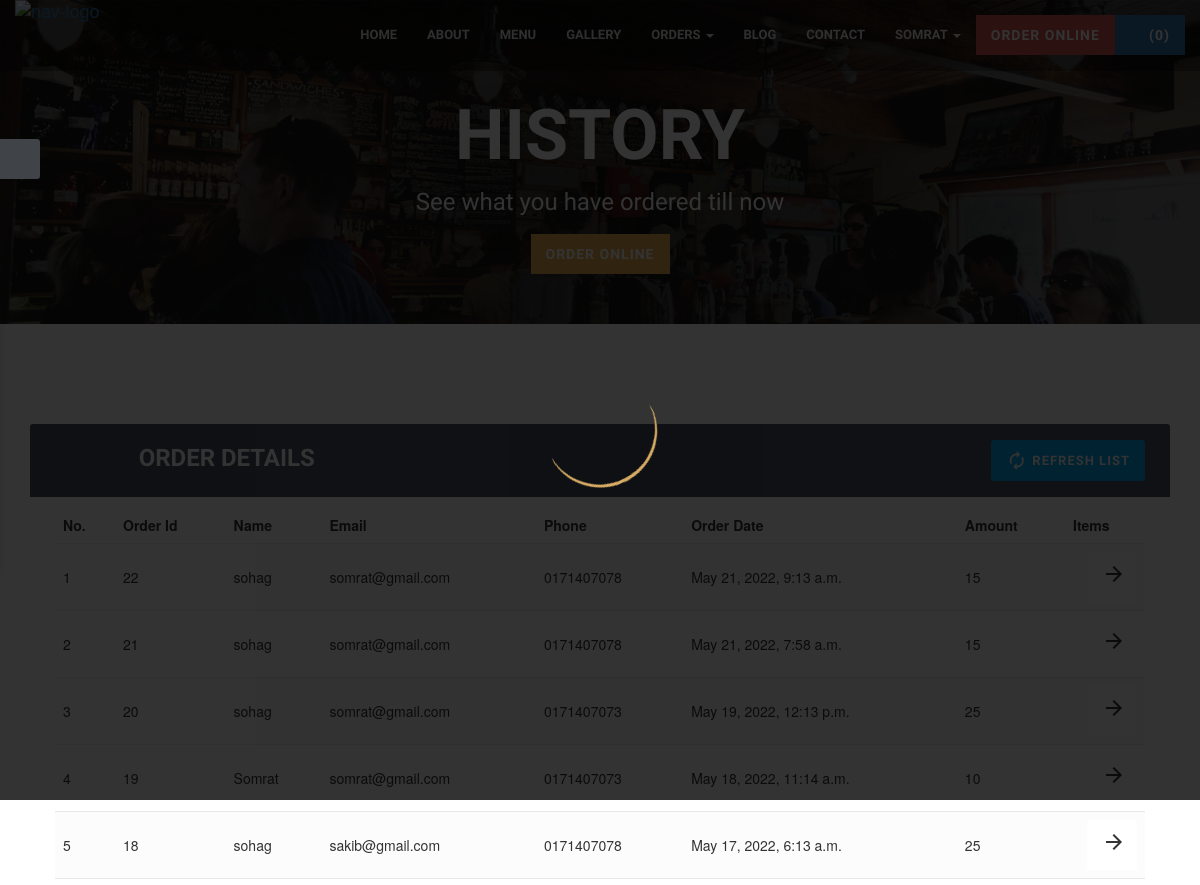
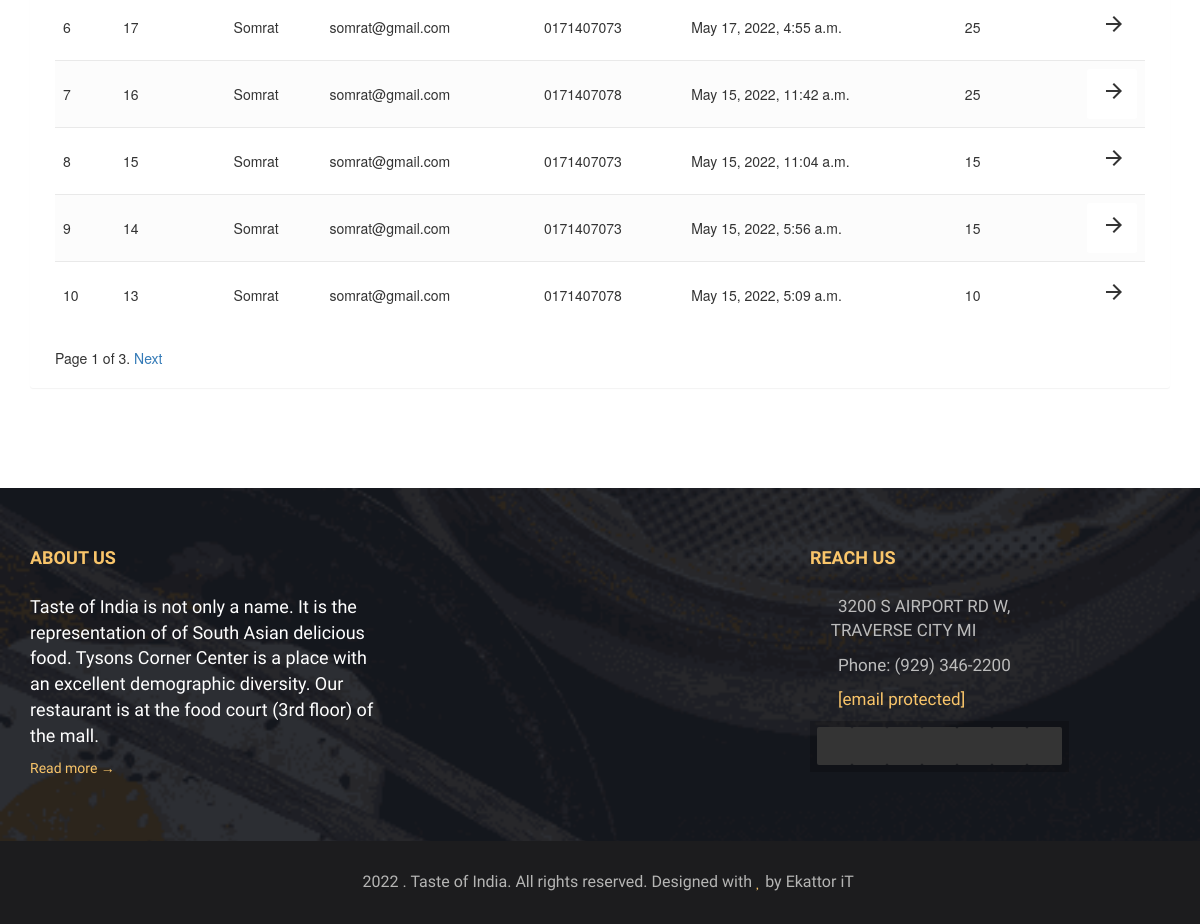
Page /orderView (signed in) on the committed database (2 pictures, top to bottom).
### dashboard/models.py (models this page shows)
class Orders(models.Model):
    order_id = models.AutoField(primary_key=True)
    items_json = models.CharField(max_length=5000)
    userId = models.IntegerField(default=0)
    amount = models.IntegerField(default=0)
    name = models.CharField(max_length=90)
    email = models.CharField(max_length=111)
    address = models.CharField(max_length=111, null=True, blank=True)
    city = models.CharField(max_length=111, null=True, blank=True)
    state = models.CharField(max_length=111, null=True, blank=True)
    zip_code = models.CharField(max_length=111, null=True, blank=True)
    phone = models.CharField(max_length=111, default="")
    timestamp = models.DateTimeField(default=timezone.now)

### home/views.py (the view)
# urls.py: path('orderView', views.orderView, name="orderView"),
def orderView(request):
    if request.user.is_authenticated:
        current_user = request.user
        orderHistory = Orders.objects.filter(userId=current_user.id).order_by('-order_id')
        page_num = request.GET.get('page', 1)
        paginator = Paginator(orderHistory, 10)  # 10 data per page
        if len(orderHistory) == 0:
            messages.info(request, "You have not ordered.")
            return render(request, 'web/order_view.html')
        try:
            page_obj = paginator.page(page_num)
        except PageNotAnInteger:
            page_obj = paginator.page(1)
        except EmptyPage:
            page_obj = paginator.page(paginator.num_pages)
        return render(request, 'web/order_view.html', {'orderHistory': orderHistory, 'page_obj': page_obj})
    return render(request, 'web/order_view.html')

### templates/web/order_view.html (shortened to what this page needs)
{% load static %}
<!DOCTYPE html>
<html lang="en">
  <head>
    <link rel="stylesheet" href="{% static 'web/css/bootstrap.min.css' %}" />
    <link rel="stylesheet" href="{% static 'web/css/font-awesome/css/font-awesome.css' %}" />
    <link rel="stylesheet" href="{% static 'web/css/plugin.css' %}" />
    <link rel="stylesheet" href="{% static 'web/css/main.css' %}" />
  </head>
  <body>
    <div class="preloder animated">
      <div class="scoket">
        <img src="{% static 'web/img/preloader.svg' %}" alt="" />
      </div>
    </div>
    <div class="body">
      <div class="main-wrapper">
        <nav class="navbar navbar-fixed-top">
          <div class="container">
            <div class="navbar-header">
              <a class="navbar-brand" href="{% url 'home' %}">
                <img
                  src="{% static 'web/img/svg/White-logo-no-background.svg' %}"
                  alt="nav-logo"
                  height="40"
                  ;
                  width="250"
                />
              </a>
            </div>
            <div id="navbar" class="navbar-collapse collapse">
              <ul class="nav navbar-nav navbar-right">
                <li><a href="{% url 'home' %}">Home</a></li>
                <li><a href="{% url 'about' %}">About</a></li>
                <li><a href="{% url 'menu' %}">Menu</a></li>
                <li><a href="{% url 'gallery' %}">Gallery</a></li>
                <li class="dropdown">
                  <a
                    href="#"
                    class="dropdown-toggle"
                    data-toggle="dropdown"
                    role="button"
                    aria-haspopup="true"
                    aria-expanded="false"
                    >Orders<span class="caret"></span
                  ></a>
                </li>
                <li><a href="{% url 'blog' %}">Blog</a></li>
                <li><a href="{% url 'contact' %}">Contact</a></li>
                {% if user.is_authenticated %}
                <li class="dropdown">
                  <a
                    href="#"
                    class="dropdown-toggle"
                    data-toggle="dropdown"
                    role="button"
                    aria-haspopup="true"
                    aria-expanded="false"
                    >{{request.user}}<span class="caret"></span
                  ></a>
                </li>
                {% endif %}
                <li style="padding-top: 15px">
                  <button type="button" class="btn btn-danger">
                    <a href="menu" style="color: inherit"
                      >Order Online</a
                    >
                  </button>
                </li>
                <li style="padding-top:15px;"><button type="button" class="btn btn-primary mx-2" id="popcart" data-container="body" data-html="true" data-toggle="popover" title="MyCart" data-placement="bottom" data-content="Bottom popover">
                <i class="fa fa-shopping-cart fsc pull-left"></i>(<span id="cart">0</span>)
              </button></li>
              </ul>
            </div>
          </div>
        </nav>
        <section class="page_header">
          <div class="container">
            <div class="row">
              <div class="col-md-12 text-center">
                <h2 class="text-uppercase wow fadeInDown">History</h2>
                <p class="wow fadeInUp">
                  See what you have ordered till now
                </p>
                <button type="button" class="btn btn-warning">
                  <a href="{% url 'menu' %}" style="color: inherit"
                    >Order Online</a
                  >
                </button>
              </div>
            </div>
          </div>
        </section>
        <section class="main-content">
          {% if user.is_authenticated %}
          <div class="container" id="cont">
              <div class="table-wrapper">
                  <div class="table-title">
                      <div class="row">
                          <div class="col-sm-4">
                              <h2>Order <b>Details</b></h2>
                          </div>
                          <div class="col-sm-8">
                              <a href="" class="btn btn-primary"><i class="material-icons">&#xE863;</i> <span>Refresh List</span></a>
                          </div>
                      </div>
                  </div>
                  <div style="overflow-x:auto;">
                    <table class="table table-striped table-hover">
                      <thead>
                          <tr>
                              <th>No.</th>
                              <th>Order Id</th>
                              <th>Name</th>
                              <th>Email</th>
                              <th>Phone</th>
                              <th>Order Date</th>
                              <th>Amount</th>
                              <th>Items</th>
                          </tr>
                      </thead>
                      <tbody>
                          {% for i in page_obj %}
                          <tr>
                              <td class="count"></td>
                              <td>{{i.order_id}}</td>
                              <td>{{i.name}}</td>
                              <td>{{i.email}}</td>
                              <td>{{i.phone}}</td>
                              <td>{{i.timestamp}}</td>
                              <td>{{i.amount}}</td>
                            <td><button type="button" id="itemModal{{i.order_id}}" style="width:50px; border-bottom: 1px solid white;" class="btn btn-success mx-2" data-toggle="modal" data-target="#itemModal"><i class="material-icons">&#xE5C8;</i></button></td>
                          </tr>
                          {% endfor %}
                      </tbody>
                    </table>
                  </div>
                {% include "web/pagination.html" %}
              </div>
          </div>
          {% else %}
              <div id="cont2">
                  <div class="alert alert-info">
                      <font style="font-size:22px"><center>You need to <strong><a class="alert-link" data-toggle="modal" data-target="#loginModal">Login</a></strong></center></font>
                  </div>
              </div>
          {% endif %}
        </section>
        <section class="footer">
          <div class="container">
            <div class="row">
              <div class="col-md-4 col-sm-12">
                <h1>About us</h1>
                <p>
                  Taste of India is not only a name. It is the representation of
                  of South Asian delicious food. Tysons Corner Center is a place
                  with an excellent demographic diversity. Our restaurant is at
                  the food court (3rd floor) of the mall.
                </p>
                <a href="about.html">Read more &rarr;</a>
              </div>
              <div class="col-md-4 col-sm-6">
              </div>
              <div class="col-md-4 col-sm-6">
                <h1>Reach us</h1>
                <div class="footer-address">
                  <p>
                    <i class="fa fa-map-marker"></i>3200 S AIRPORT RD W,<br />
                    &nbsp;&nbsp;&nbsp;&nbsp; TRAVERSE CITY MI
                  </p>
                  <p><i class="fa fa-phone"></i>Phone: (929) 346-2200</p>
                  <p>
                    <i class="fa fa-envelope-o"></i
                    ><a
                      href="https://demo.web3canvas.com/cdn-cgi/l/email-protection"
                      class="__cf_email__"
                      data-cfemail="aedddbdedec1dcdaeedccbdddacfdbdccfc0da80cdc1c3"
                      >[email&#160;protected]</a
                    >
                  </p>
                </div>
                <div class="footer-social-icons">
                  <a href="https://www.facebook.com/">
                    <i class="fa fa-facebook-square"></i>
                  </a>
                  <a href="https://www.twitter.com/">
                    <i class="fa fa-twitter"></i>
                  </a>
                  <a href="https://plus.google.com/">
                    <i class="fa fa-google"></i>
                  </a>
                  <a href="https://www.youtube.com/">
                    <i class="fa fa-youtube-play"></i>
                  </a>
                  <a href="https://www.vimeo.com/">
                    <i class="fa fa-vimeo"></i>
                  </a>
                  <a href="https://www.pinterest.com/">
                    <i class="fa fa-pinterest-p"></i>
                  </a>
                  <a href="http://www.linkedin.com/">
                    <i class="fa fa-linkedin"></i>
                  </a>
                </div>
              </div>
            </div>
          </div>
          <div class="footer-copyrights">
            <div class="container">
              <div class="row">
                <div class="col-md-12">
                  <p>
                    <i class="fa fa-copyright"></i>
                    . Taste of India. All rights reserved. Designed with
                    <i class="fa fa-heart primary-color"></i> by Ekattor iT
                  </p>
                </div>
              </div>
            </div>
          </div>
        </section>
      </div>
    </div>
    <div class="b-settings-panel">
      <div class="btn-settings"></div>
    </div>
  </body>
</html>

### static/web/css/main.css (style rules this page uses)
body { height: 100%; overflow-y: scroll; -webkit-overflow-scrolling: touch; }
h1, h2, h3, h4, h5, h6, .h1, .h2, .h3, .h4, .h5, .h6 { font-family: raleway, sans-serif; text-transform: uppercase; color: #4b4741; text-align: center; font-weight: 800; }
p { font-family: josefin sans, sans-serif; color: #828281; font-size: 22px; }
a, a:hover { text-decoration: none; }
html { text-rendering: optimizeLegibility !important; -webkit-font-smoothing: antialiased !important; }
.primary-color { color: #f9c56a; }
.btn { border-radius: 0; border: none; font-family: raleway, sans-serif; text-transform: uppercase; letter-spacing: 1px; font-weight: 700; padding: 10px 15px; }
.navbar { background-color: rgba(0, 0, 0, 0.33); color: #fff; z-index: 50; margin: 0; transition: 0.4s; }
.navbar .navbar-nav > li > a { color: #ececec; text-transform: uppercase; padding: 25px 15px; font-weight: 700; font-size: 13px; font-family: raleway, sans-serif; transition: all 0.5s ease; }
.navbar .navbar-brand { padding: 0px 0; }
.dropdown .caret, .caret-right { margin-left: 5px; }
.footer { background: url(../img/bg6.png) no-repeat center center; -webkit-background-size: cover; -moz-background-size: cover; -o-background-size: cover; background-size: cover; }
.footer .container { padding-bottom: 44px; }
.footer-copyrights .container { padding-bottom: 0; }
.footer h1 { color: #f9c56a; font-size: 18px; text-align: left; margin: 60px 0 26px; }
.footer p { color: #fff; font-size: 18px; }
.footer-address p { color: #bcbcbc; font-size: 17px; }
.footer a { color: #f9c56a; text-decoration: none; }
.footer .footer-social-icons { background: rgba(0, 0, 0, 0.2); padding: 6px 7px 7px; margin-bottom: 25px; display: table; }
.footer .footer-social-icons a { padding: 9px 0 6px; margin-right: 0 1px; color: #fff; background-color: #343434; border-radius: 2px; width: 35px; height: 38px; display: inline-block; text-align: center; font-size: 17px; }
.footer-address .fa { margin-right: 10px; color: #f9c56a; width: 18px; text-align: center; }
.footer .footer-copyrights { text-align: center; background-color: #1c1c1e; }
.footer .footer-copyrights p { margin: 30px 0; color: #b5b5b4; font-size: 16px; }
.preloder { position: fixed; top: 0; left: 0; height: 100%; width: 100%; height: 100vh; width: 100vw; background: rgba(0, 0, 0, 0.8); z-index: 100; }
.preloder .scoket { position: relative; top: 45%; width: 140px; height: 140px; margin: auto; }
.preloder img { width: 100%; height: 100%; }
.page_header { background: url(../img/header/1.jpg) no-repeat center top; background-size: cover; padding: 100px 0 50px; }
.page_header h2 { margin: 0; font-size: 70px; line-height: 70px; font-weight: 900; color: #fff; }
.page_header p { margin: 15px 0; font-size: 24px; font-family: Raleway; color: #fff; opacity: 0.7; }
.main-content { padding: 70px 0; }
table { width: 100%; }
.table thead tr th { border-radius: 0 !important; border: none; }
.footer { font-family: Josefin Sans; }
.fsc { font-size: 17px; position: relative; top: 1px; margin-right: 7px; }
.main-wrapper { position: relative; background: #fff; }
.body { width: 100%; position: relative; overflow: hidden; background: #fff; }
.slick-slide, .slick-list, .slick-active, button, input, textarea { outline: 0; }

### static/web/css/settings-panel.css (style rules this page uses)
.b-settings-panel { width:200px;position:fixed;top:140px;left:-200px;z-index:1000000;padding:20px;background:#fbfbfb;border-right:none;box-shadow:0 10px 10px rgba(0,0,0,.1);color:#676767;-webkit-transition:left .2s ease-in-out;transition:left .2s ease-in-out }
.b-settings-panel:after { content:'';display:block;width:2px;position:absolute;top:-1px;right:0;bottom:-1px }
.btn-settings { width:40px;height:40px;position:absolute;top:-1px;left:100%;background:#404347;border-radius:0 3px 3px 0;cursor:pointer;text-align:center;font:24px/40px 'FontAwesome';color:#fff }
.btn-settings:before { content:"\f013" }

### rows in the picture
Orders: order_id "22", name "sohag", email "somrat@gmail.com", phone "0171407078", timestamp "May 21, 2022, 9:13 a.m.", amount "15"
Orders: order_id "21", name "sohag", email "somrat@gmail.com", phone "0171407078", timestamp "May 21, 2022, 7:58 a.m.", amount "15"
Orders: order_id "20", name "sohag", email "somrat@gmail.com", phone "0171407073", timestamp "May 19, 2022, 12:13 p.m.", amount "25"
Orders: order_id "19", name "Somrat", email "somrat@gmail.com", phone "0171407073", timestamp "May 18, 2022, 11:14 a.m.", amount "10"
Orders: order_id "18", name "sohag", email "sakib@gmail.com", phone "0171407078", timestamp "May 17, 2022, 6:13 a.m.", amount "25"
Orders: order_id "17", name "Somrat", email "somrat@gmail.com", phone "0171407073", timestamp "May 17, 2022, 4:55 a.m.", amount "25"
Orders: order_id "16", name "Somrat", email "somrat@gmail.com", phone "0171407078", timestamp "May 15, 2022, 11:42 a.m.", amount "25"
Orders: order_id "15", name "Somrat", email "somrat@gmail.com", phone "0171407073", timestamp "May 15, 2022, 11:04 a.m.", amount "15"
Orders: order_id "14", name "Somrat", email "somrat@gmail.com", phone "0171407073", timestamp "May 15, 2022, 5:56 a.m.", amount "15"
Orders: order_id "13", name "Somrat", email "somrat@gmail.com", phone "0171407078", timestamp "May 15, 2022, 5:09 a.m.", amount "10"

### other values in the picture
{{ request.user }} "SOMRAT"
{{ page_obj.number }} "1"
{{ page_obj.paginator.num_pages }} "3"
